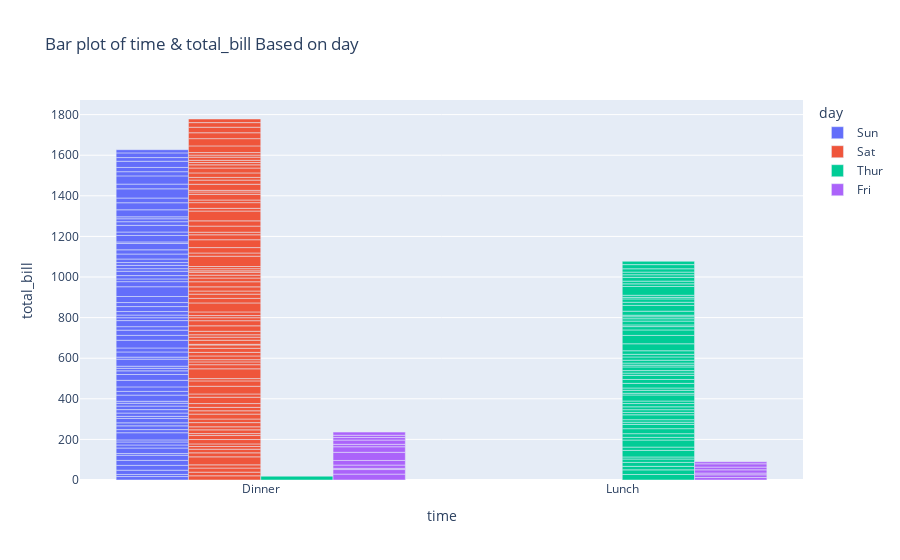

Write notebook code for a chart like this one.
### Code cell
px.bar(df2 , x = "time" ,
       y = "total_bill"  ,
       color = "day"   ,
       barmode='group' ,
       title = "Bar plot of time & total_bill Based on day")

### Figure 1 — Plotly figure (JSON) as saved in the notebook; plotly's stock layout.template omitted (floating-point values rounded to 4 significant figures)
{"data": [{"alignmentgroup": "True", "hovertemplate": "day=Sun<br>time=%{x}<br>total_bill=%{y}<extra></extra>", "legendgroup": "Sun", "marker": {"color": "#636efa", "pattern": {"shape": ""}}, "name": "Sun", "offsetgroup": "Sun", "orientation": "v", "showlegend": true, "textposition": "auto", "type": "bar", "x": ["Dinner", "Dinner", "Dinner", "Dinner", "Dinner", "Dinner", "Dinner", "Dinner", "Dinner", "Dinner", "Dinner", "Dinner", "Dinner", "Dinner", "Dinner", "Dinner", "Dinner", "Dinner", "Dinner", "Dinner", "Dinner", "Dinner", "Dinner", "Dinner", "Dinner", "Dinner", "Dinner", "Dinner", "Dinner", "Dinner", "Dinner", "Dinner", "Dinner", "Dinner", "Dinner", "Dinner", "Dinner", "Dinner", "Dinner", "Dinner", "Dinner", "Dinner", "Dinner", "Dinner", "Dinner", "Dinner", "Dinner", "Dinner", "Dinner", "Dinner", "Dinner", "Dinner", "Dinner", "Dinner", "Dinner", "Dinner", "Dinner", "Dinner", "Dinner", "Dinner", "Dinner", "Dinner", "Dinner", "Dinner", "Dinner", "Dinner", "Dinner", "Dinner", "Dinner", "Dinner", "Dinner", "Dinner", "Dinner", "Dinner", "Dinner", "Dinner"], "xaxis": "x", "y": [16.99, 10.34, 21.01, 23.68, 24.59, 25.29, 8.77, 26.88, 15.04, 14.78, 10.27, 35.26, 15.42, 18.43, 14.83, 21.58, 10.33, 16.29, 16.97, 17.46, 13.94, 9.68, 30.4, 18.29, 22.23, 32.4, 28.55, 18.04, 12.54, 10.29, 34.81, 9.94, 25.56, 19.49, 38.07, 23.95, 25.71, 17.31, 29.93, 14.07, 13.13, 17.26, 24.55, 19.77, 29.85, 48.17, 25, 13.39, 16.49, 21.5, 12.66, 16.21, 13.81, 17.51, 24.52, 20.76, 31.71, 7.25, 31.85, 16.82, 32.9, 17.89, 14.48, 9.6, 34.63, 34.65, 23.33, 45.35, 23.17, 40.55, 20.69, 20.9, 30.46, 18.15, 23.1, 15.69], "yaxis": "y"}, {"alignmentgroup": "True", "hovertemplate": "day=Sat<br>time=%{x}<br>total_bill=%{y}<extra></extra>", "legendgroup": "Sat", "marker": {"color": "#EF553B", "pattern": {"shape": ""}}, "name": "Sat", "offsetgroup": "Sat", "orientation": "v", "showlegend": true, "textposition": "auto", "type": "bar", "x": ["Dinner", "Dinner", "Dinner", "Dinner", "Dinner", "Dinner", "Dinner", "Dinner", "Dinner", "Dinner", "Dinner", "Dinner", "Dinner", "Dinner", "Dinner", "Dinner", "Dinner", "Dinner", "Dinner", "Dinner", "Dinner", "Dinner", "Dinner", "Dinner", "Dinner", "Dinner", "Dinner", "Dinner", "Dinner", "Dinner", "Dinner", "Dinner", "Dinner", "Dinner", "Dinner", "Dinner", "Dinner", "Dinner", "Dinner", "Dinner", "Dinner", "Dinner", "Dinner", "Dinner", "Dinner", "Dinner", "Dinner", "Dinner", "Dinner", "Dinner", "Dinner", "Dinner", "Dinner", "Dinner", "Dinner", "Dinner", "Dinner", "Dinner", "Dinner", "Dinner", "Dinner", "Dinner", "Dinner", "Dinner", "Dinner", "Dinner", "Dinner", "Dinner", "Dinner", "Dinner", "Dinner", "Dinner", "Dinner", "Dinner", "Dinner", "Dinner", "Dinner", "Dinner", "Dinner", "Dinner", "Dinner", "Dinner", "Dinner", "Dinner", "Dinner", "Dinner", "Dinner"], "xaxis": "x", "y": [20.65, 17.92, 20.29, 15.77, 39.42, 19.82, 17.81, 13.37, 12.69, 21.7, 19.65, 9.55, 18.35, 15.06, 20.69, 17.78, 24.06, 16.31, 16.93, 18.69, 31.27, 16.04, 38.01, 26.41, 11.24, 48.27, 20.29, 13.81, 11.02, 18.29, 17.59, 20.08, 16.45, 3.07, 20.23, 15.01, 12.02, 17.07, 26.86, 25.28, 14.73, 10.51, 17.92, 44.3, 22.42, 20.92, 15.36, 20.49, 25.21, 18.24, 14.31, 14, 7.25, 10.59, 10.63, 50.81, 15.81, 26.59, 38.73, 24.27, 12.76, 30.06, 25.89, 48.33, 13.27, 28.17, 12.9, 28.15, 11.59, 7.74, 30.14, 20.45, 13.28, 22.12, 24.01, 15.69, 11.61, 10.77, 15.53, 10.07, 12.6, 32.83, 35.83, 29.03, 27.18, 22.67, 17.82], "yaxis": "y"}, {"alignmentgroup": "True", "hovertemplate": "day=Thur<br>time=%{x}<br>total_bill=%{y}<extra></extra>", "legendgroup": "Thur", "marker": {"color": "#00cc96", "pattern": {"shape": ""}}, "name": "Thur", "offsetgroup": "Thur", "orientation": "v", "showlegend": true, "textposition": "auto", "type": "bar", "x": ["Lunch", "Lunch", "Lunch", "Lunch", "Lunch", "Lunch", "Lunch", "Lunch", "Lunch", "Lunch", "Lunch", "Lunch", "Lunch", "Lunch", "Lunch", "Lunch", "Lunch", "Lunch", "Lunch", "Lunch", "Lunch", "Lunch", "Lunch", "Lunch", "Lunch", "Lunch", "Lunch", "Lunch", "Lunch", "Lunch", "Lunch", "Lunch", "Lunch", "Lunch", "Lunch", "Lunch", "Lunch", "Lunch", "Lunch", "Lunch", "Lunch", "Lunch", "Lunch", "Lunch", "Lunch", "Lunch", "Lunch", "Lunch", "Lunch", "Lunch", "Lunch", "Lunch", "Lunch", "Lunch", "Lunch", "Lunch", "Lunch", "Lunch", "Lunch", "Lunch", "Lunch", "Dinner"], "xaxis": "x", "y": [27.2, 22.76, 17.29, 19.44, 16.66, 10.07, 32.68, 15.98, 34.83, 13.03, 18.28, 24.71, 21.16, 10.65, 12.43, 24.08, 11.69, 13.42, 14.26, 15.95, 12.48, 29.8, 8.52, 14.52, 11.38, 22.82, 19.08, 20.27, 11.17, 12.26, 18.26, 8.51, 10.33, 14.15, 16, 13.16, 17.47, 34.3, 41.19, 27.05, 16.43, 8.35, 18.64, 11.87, 9.78, 7.51, 19.81, 28.44, 15.48, 16.58, 7.56, 10.34, 43.11, 13, 13.51, 18.71, 12.74, 13, 16.4, 20.53, 16.47, 18.78], "yaxis": "y"}, {"alignmentgroup": "True", "hovertemplate": "day=Fri<br>time=%{x}<br>total_bill=%{y}<extra></extra>", "legendgroup": "Fri", "marker": {"color": "#ab63fa", "pattern": {"shape": ""}}, "name": "Fri", "offsetgroup": "Fri", "orientation": "v", "showlegend": true, "textposition": "auto", "type": "bar", "x": ["Dinner", "Dinner", "Dinner", "Dinner", "Dinner", "Dinner", "Dinner", "Dinner", "Dinner", "Dinner", "Dinner", "Dinner", "Lunch", "Lunch", "Lunch", "Lunch", "Lunch", "Lunch", "Lunch"], "xaxis": "x", "y": [28.97, 22.49, 5.75, 16.32, 22.75, 40.17, 27.28, 12.03, 21.01, 12.46, 11.35, 15.38, 12.16, 13.42, 8.58, 15.98, 13.42, 16.27, 10.09], "yaxis": "y"}], "layout": {"barmode": "group", "legend": {"title": {"text": "day"}, "tracegroupgap": 0}, "title": {"text": "Bar plot of time & total_bill Based on day"}, "xaxis": {"anchor": "y", "domain": [0, 1], "title": {"text": "time"}}, "yaxis": {"anchor": "x", "domain": [0, 1], "title": {"text": "total_bill"}}}}
